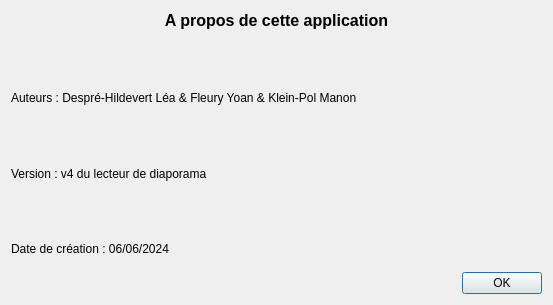
<?xml version="1.0" encoding="UTF-8"?>
<ui version="4.0">
 <class>AProposDe</class>
 <widget class="QDialog" name="AProposDe">
  <property name="geometry">
   <rect>
    <x>0</x>
    <y>0</y>
    <width>553</width>
    <height>305</height>
   </rect>
  </property>
  <property name="windowTitle">
   <string>Dialog</string>
  </property>
  <layout class="QVBoxLayout" name="verticalLayout_2">
   <item>
    <layout class="QVBoxLayout" name="verticalLayout">
     <item>
      <widget class="QLabel" name="label_4">
       <property name="font">
        <font>
         <pointsize>12</pointsize>
         <bold>true</bold>
        </font>
       </property>
       <property name="text">
        <string>A propos de cette application</string>
       </property>
       <property name="alignment">
        <set>Qt::AlignCenter</set>
       </property>
      </widget>
     </item>
     <item>
      <spacer name="verticalSpacer_3">
       <property name="orientation">
        <enum>Qt::Vertical</enum>
       </property>
       <property name="sizeHint" stdset="0">
        <size>
         <width>20</width>
         <height>40</height>
        </size>
       </property>
      </spacer>
     </item>
     <item>
      <widget class="QLabel" name="label_3">
       <property name="text">
        <string>Auteurs : Despré-Hildevert Léa &amp; Fleury Yoan &amp; Klein-Pol Manon</string>
       </property>
      </widget>
     </item>
     <item>
      <spacer name="verticalSpacer">
       <property name="orientation">
        <enum>Qt::Vertical</enum>
       </property>
       <property name="sizeHint" stdset="0">
        <size>
         <width>20</width>
         <height>40</height>
        </size>
       </property>
      </spacer>
     </item>
     <item>
      <widget class="QLabel" name="label">
       <property name="text">
        <string>Version : v4 du lecteur de diaporama</string>
       </property>
      </widget>
     </item>
     <item>
      <spacer name="verticalSpacer_2">
       <property name="orientation">
        <enum>Qt::Vertical</enum>
       </property>
       <property name="sizeHint" stdset="0">
        <size>
         <width>20</width>
         <height>40</height>
        </size>
       </property>
      </spacer>
     </item>
     <item>
      <widget class="QLabel" name="label_2">
       <property name="text">
        <string>Date de création : 06/06/2024 </string>
       </property>
      </widget>
     </item>
     <item>
      <spacer name="verticalSpacer_4">
       <property name="orientation">
        <enum>Qt::Vertical</enum>
       </property>
       <property name="sizeType">
        <enum>QSizePolicy::Fixed</enum>
       </property>
       <property name="sizeHint" stdset="0">
        <size>
         <width>20</width>
         <height>10</height>
        </size>
       </property>
      </spacer>
     </item>
     <item>
      <layout class="QHBoxLayout" name="horizontalLayout">
       <item>
        <spacer name="horizontalSpacer">
         <property name="orientation">
          <enum>Qt::Horizontal</enum>
         </property>
         <property name="sizeHint" stdset="0">
          <size>
           <width>40</width>
           <height>20</height>
          </size>
         </property>
        </spacer>
       </item>
       <item>
        <widget class="QPushButton" name="btnOK">
         <property name="text">
          <string>OK</string>
         </property>
        </widget>
       </item>
      </layout>
     </item>
    </layout>
   </item>
  </layout>
 </widget>
 <resources/>
 <connections/>
</ui>
